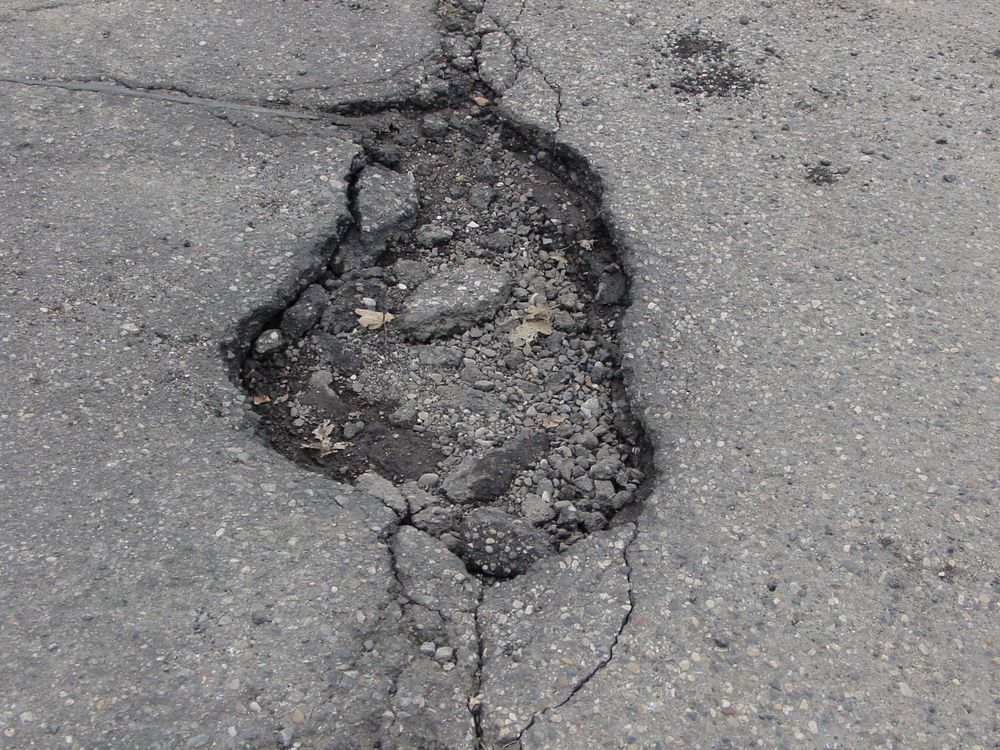
#> input picture img055.jpg, 1000 x 750 px
$ python watershed_opencv.py
#> lines starting #> are read from the running program, lines starting #| are printed output that depends on the picture; after the words box and inside, x2 and y2 are one past the last pixel; in counts of white or black regions, pixels touching at a corner belong together
import numpy as np
import cv2 as cv
from matplotlib import pyplot as plt
img = cv.imread('img055.jpg')
#> img is the input picture: shape (750, 1000, 3); mean B, G, R 130.6, 130.4, 131.9
gray = cv.cvtColor(img,cv.COLOR_BGR2GRAY)
ret, thresh = cv.threshold(gray,0,255,cv.THRESH_BINARY_INV+cv.THRESH_OTSU)
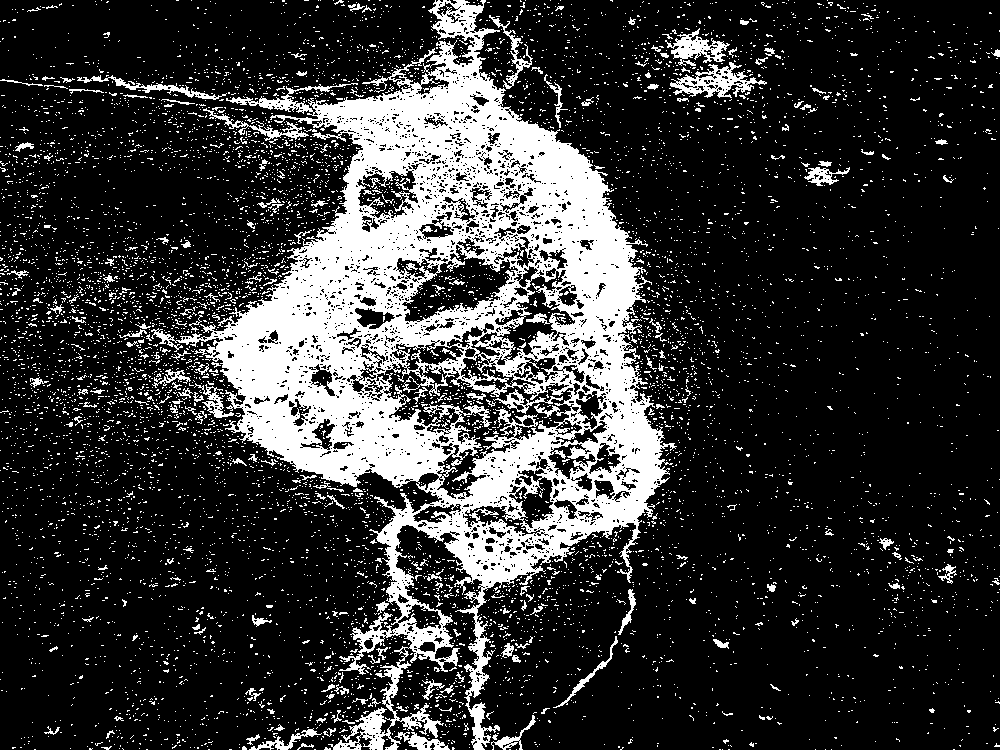
#> thresh: shape (750, 1000); 20.5% white; 7910 white regions (7698 under 20 px), largest, box (x1, y1, x2, y2) and area: (151, 0, 677, 750) 118253, (670, 62, 767, 98) 1351, (665, 28, 730, 66) 980
#> ret = 110
# noise removal
kernel = np.ones((3,3),np.uint8)
opening = cv.morphologyEx(thresh,cv.MORPH_OPEN,kernel, iterations = 2)
#> opening: shape (750, 1000); 10.9% white; 174 white regions, largest, box (x1, y1, x2, y2) and area: (216, 55, 664, 555) 60663, (438, 515, 544, 586) 2912, (462, 428, 554, 508) 2815
# sure background area
sure_bg = cv.dilate(opening,kernel,iterations=3)
#> sure_bg: shape (750, 1000); 17% white; 55 white regions, largest, box (x1, y1, x2, y2) and area: (213, 28, 667, 663) 106567, (426, 425, 557, 518) 5208, (468, 621, 491, 698) 1203
# Finding sure foreground area
dist_transform = cv.distanceTransform(opening,cv.DIST_L2,5)
ret, sure_fg = cv.threshold(dist_transform,0.7*dist_transform.max(),255,0)
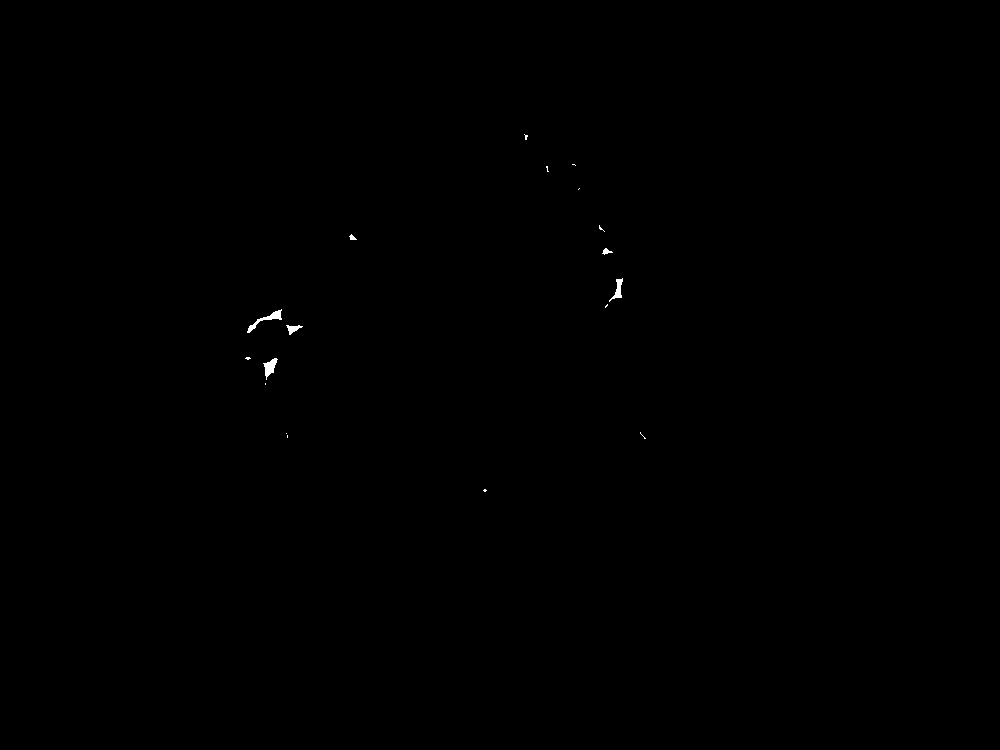
#> sure_fg: shape (750, 1000) float32; 0.09% white; 18 white regions (12 under 20 px), largest, box (x1, y1, x2, y2) and area: (247, 309, 282, 333) 186, (263, 358, 278, 380) 154, (609, 278, 623, 302) 122, (286, 325, 303, 335) 81, (602, 248, 613, 255) 38, (349, 234, 357, 240) 27
#> ret = 11.61
# Finding unknown region
sure_fg = np.uint8(sure_fg)
unknown = cv.subtract(sure_bg,sure_fg)
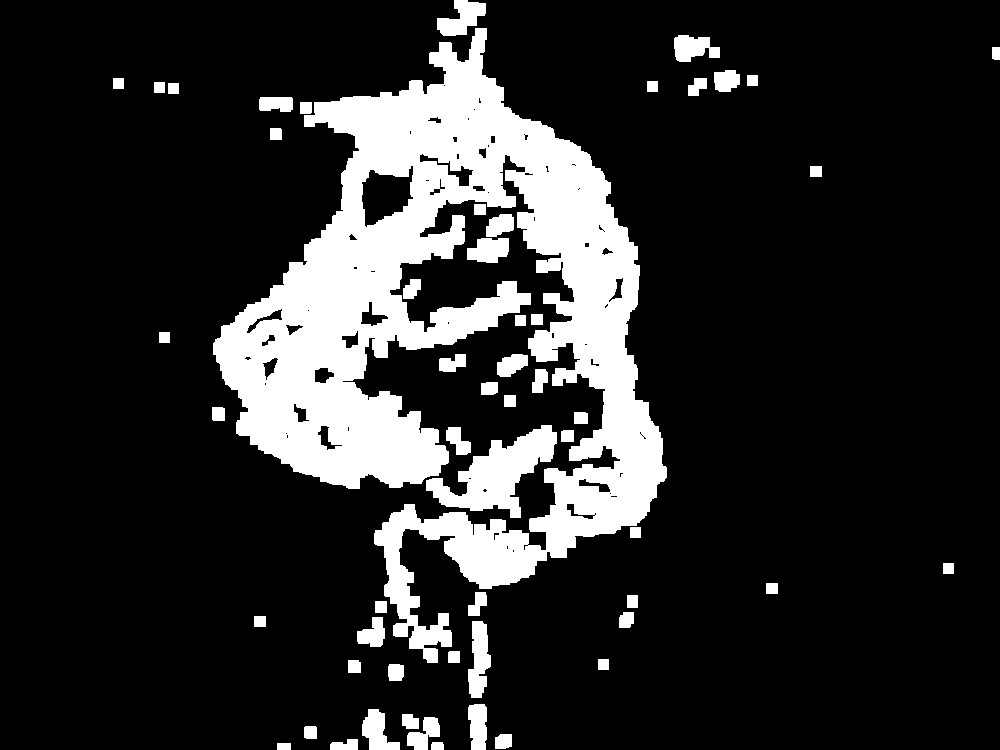
#> unknown: shape (750, 1000); 16.9% white; 55 white regions, largest, box (x1, y1, x2, y2) and area: (213, 28, 667, 663) 105887, (426, 425, 557, 518) 5200, (468, 621, 491, 698) 1203
# Marker labelling
ret, markers = cv.connectedComponents(sure_fg)
#> markers: shape (750, 1000) int32; 19 distinct labels, from 0 to 18
#> ret = 19
# Add one to all labels so that sure background is not 0, but 1
markers = markers+1
#> markers: shape (750, 1000) int32; 19 distinct labels, from 1 to 19
# Now, mark the region of unknown with zero
markers[unknown==255] = 0
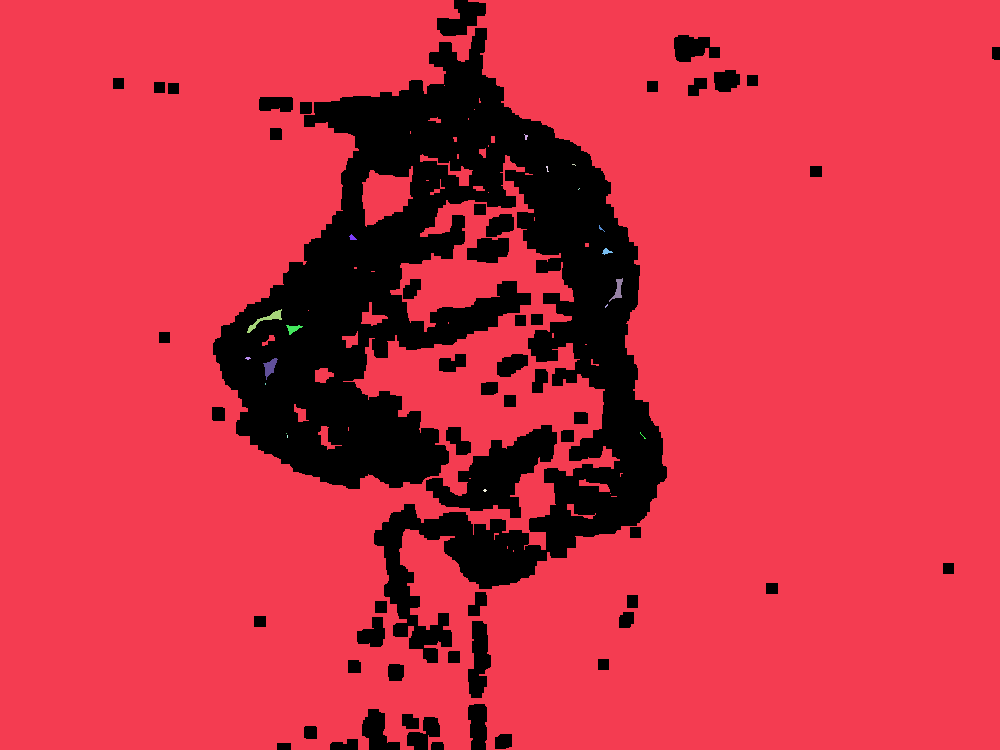
#> markers: shape (750, 1000) int32; 20 distinct labels, from 0 to 19; one colour per label, 0 black
markers = cv.watershed(img,markers)
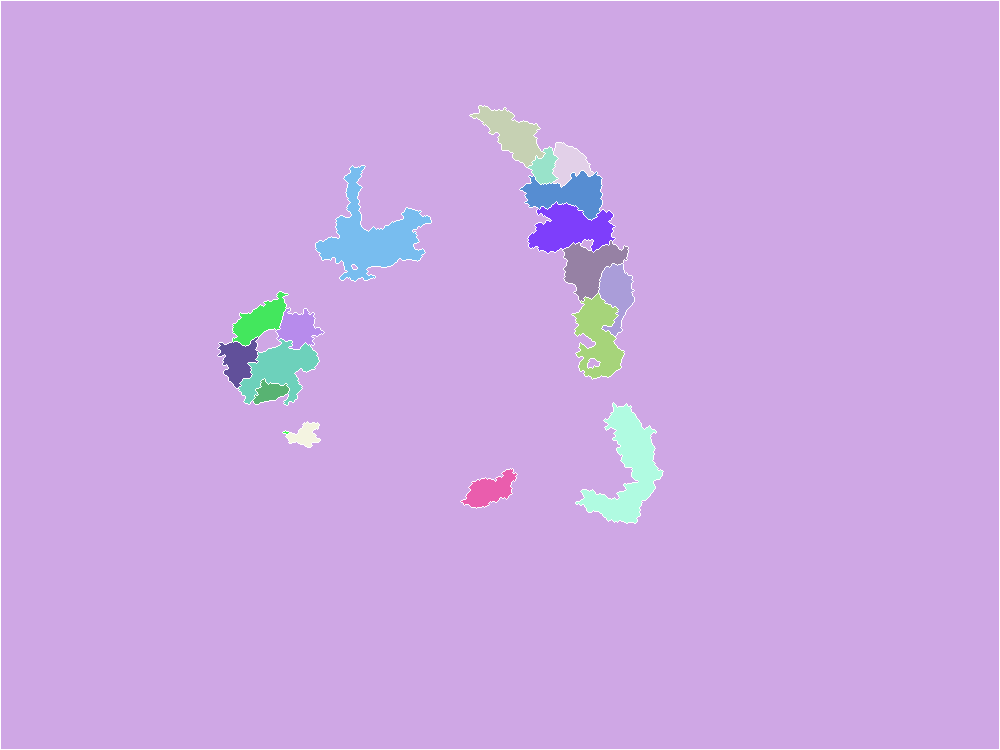
#> markers: shape (750, 1000) int32; 20 distinct labels, from -1 to 19; one colour per label, 0 black, -1 white
img[markers == -1] = [255,0,0]
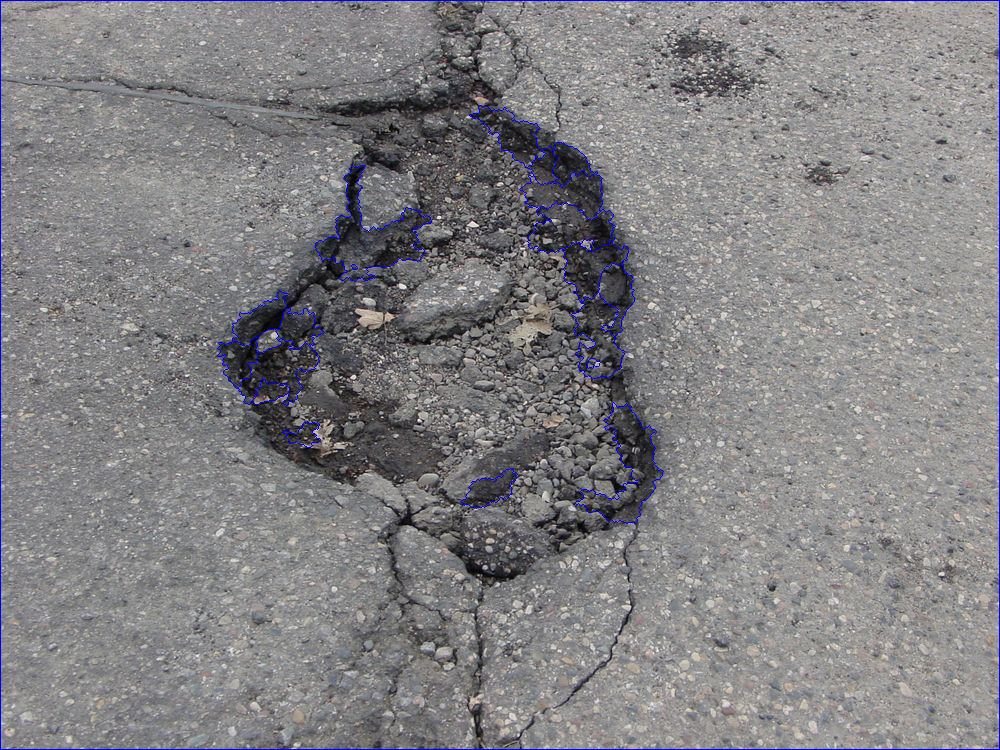
#> img: shape (750, 1000, 3); 0.91% of pixels changed, all inside (x1, y1, x2, y2) = (0, 0, 1000, 750)

cv.imshow('hell',img)
cv.waitKey(0)

$ run again, with img012.jpg copied over img055.jpg
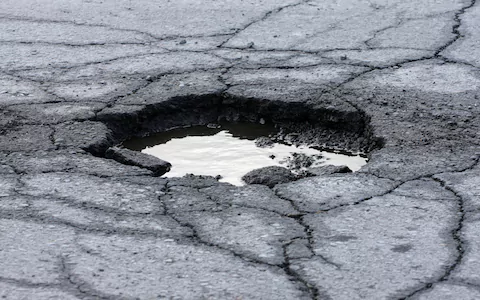
#> input picture img012.jpg, 480 x 300 px
#> img is the input picture: shape (300, 480, 3); mean B, G, R 148.9, 139.4, 134.9
#> `ret, thresh = cv.threshold(gray,0,255,cv.THRESH_BINARY_INV+cv.THRESH_O..`:
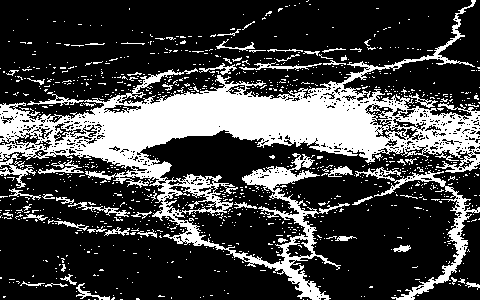
#> thresh: shape (300, 480); 26.2% white; 1063 white regions (1005 under 20 px), largest, box (x1, y1, x2, y2) and area: (0, 0, 480, 300) 29223, (355, 167, 480, 300) 1870, (0, 153, 36, 188) 336
#> `ret, thresh = cv.threshold(gray,0,255,cv.THRESH_BINARY_INV+cv.THRESH_O..`: ret = 116
#> opening: shape (300, 480); 11.8% white; 54 white regions, largest, box (x1, y1, x2, y2) and area: (83, 88, 388, 167) 12442, (274, 258, 320, 300) 562, (252, 172, 296, 189) 462
#> sure_bg: shape (300, 480); 19% white; 30 white regions, largest, box (x1, y1, x2, y2) and area: (71, 85, 391, 195) 16614, (415, 110, 480, 156) 1918, (421, 196, 468, 293) 1498
#> `ret, sure_fg = cv.threshold(dist_transform,0.7*dist_transform.max(),25..`: ret = 15.25
#> unknown: shape (300, 480); 17.7% white; 30 white regions, largest, box (x1, y1, x2, y2) and area: (71, 85, 391, 195) 14684, (415, 110, 480, 156) 1918, (421, 196, 468, 293) 1498
#> `ret, markers = cv.connectedComponents(sure_fg)`: ret = 2
#> `img[markers == -1] = [255,0,0]`:
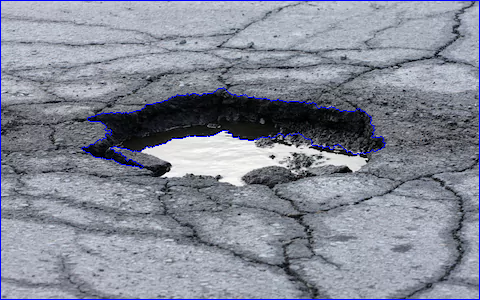
#> img: shape (300, 480, 3); 1.63% of pixels changed, all inside (x1, y1, x2, y2) = (0, 0, 480, 300)

$ run again, with img013.jpg copied over img055.jpg
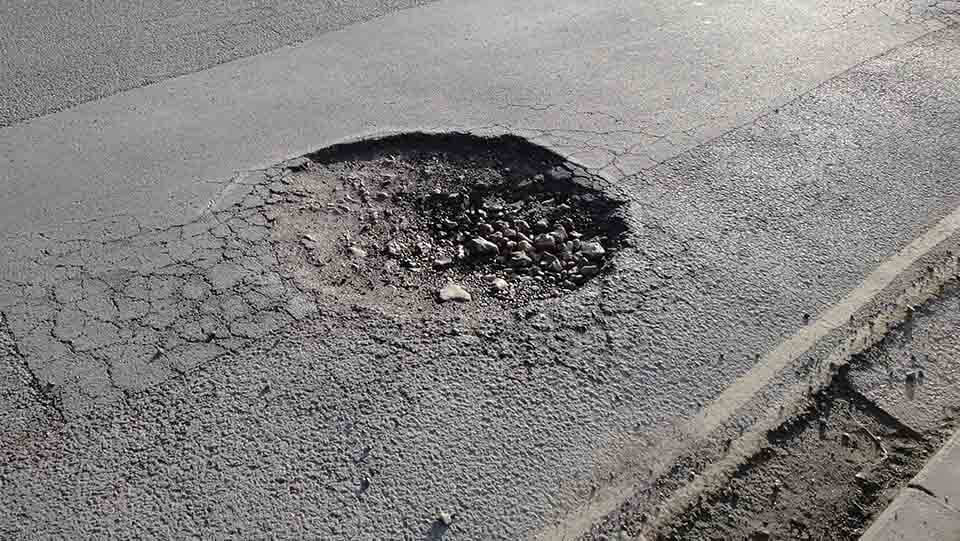
#> input picture img013.jpg, 960 x 541 px
#> img is the input picture: shape (541, 960, 3); mean B, G, R 128.4, 129.5, 131.3
#> `ret, thresh = cv.threshold(gray,0,255,cv.THRESH_BINARY_INV+cv.THRESH_O..`:
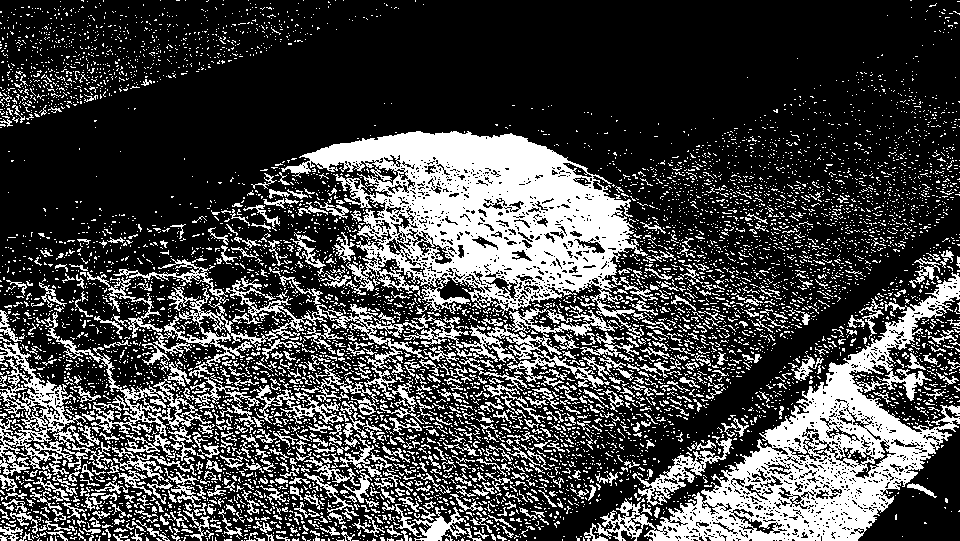
#> thresh: shape (541, 960); 27.4% white; 7436 white regions (6788 under 20 px), largest, box (x1, y1, x2, y2) and area: (281, 131, 648, 339) 33393, (594, 272, 960, 541) 25134, (113, 258, 328, 367) 3829
#> `ret, thresh = cv.threshold(gray,0,255,cv.THRESH_BINARY_INV+cv.THRESH_O..`: ret = 110
#> opening: shape (541, 960); 7.2% white; 124 white regions (3 under 20 px), largest, box (x1, y1, x2, y2) and area: (307, 131, 629, 290) 19826, (766, 352, 928, 447) 4059, (782, 473, 887, 541) 2887
#> sure_bg: shape (541, 960); 12.2% white; 43 white regions, largest, box (x1, y1, x2, y2) and area: (288, 128, 632, 300) 31087, (650, 349, 960, 541) 21695, (873, 274, 960, 355) 2167
#> `ret, sure_fg = cv.threshold(dist_transform,0.7*dist_transform.max(),25..`: ret = 13
#> unknown: shape (541, 960); 12.1% white; 43 white regions, largest, box (x1, y1, x2, y2) and area: (288, 128, 632, 300) 30423, (650, 349, 960, 541) 21695, (873, 274, 960, 355) 2167
#> `ret, markers = cv.connectedComponents(sure_fg)`: ret = 3
#> `img[markers == -1] = [255,0,0]`:
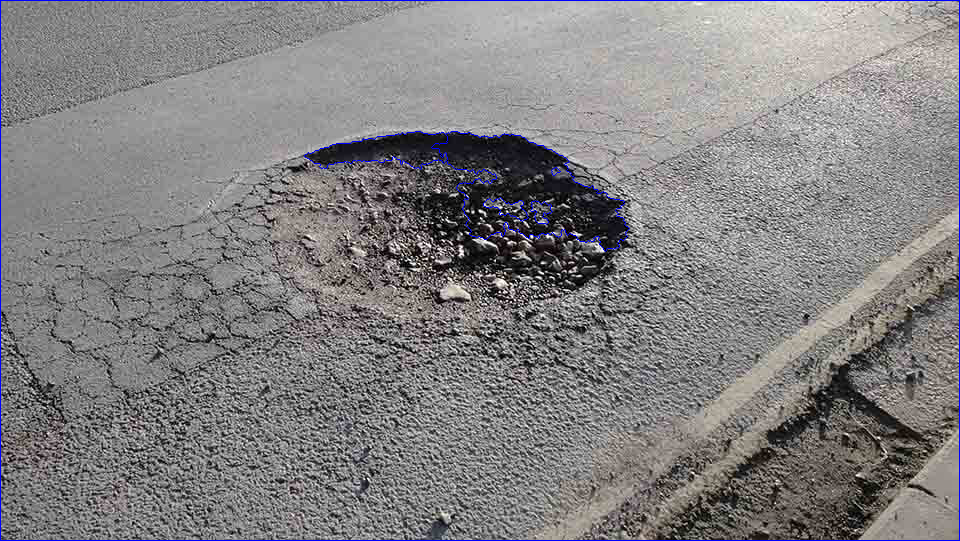
#> img: shape (541, 960, 3); 0.81% of pixels changed, all inside (x1, y1, x2, y2) = (0, 0, 960, 541)

$ run again, with img023.jpg copied over img055.jpg
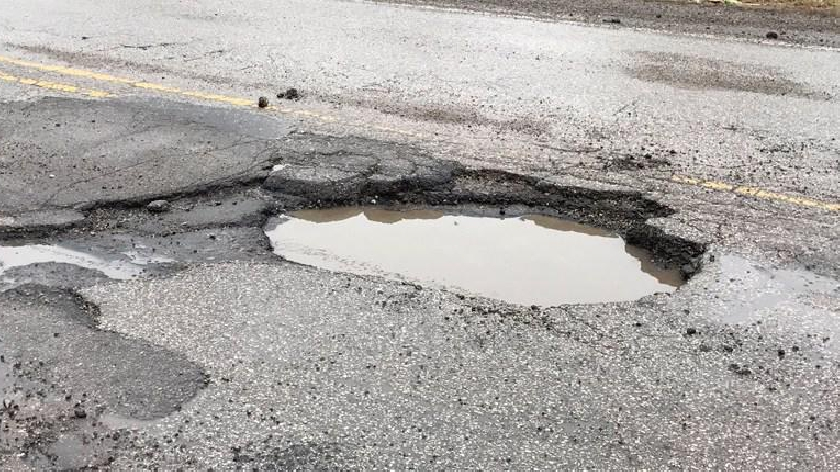
#> input picture img023.jpg, 840 x 472 px
#> img is the input picture: shape (472, 840, 3); mean B, G, R 162.8, 165.5, 168.8
#> `ret, thresh = cv.threshold(gray,0,255,cv.THRESH_BINARY_INV+cv.THRESH_O..`:
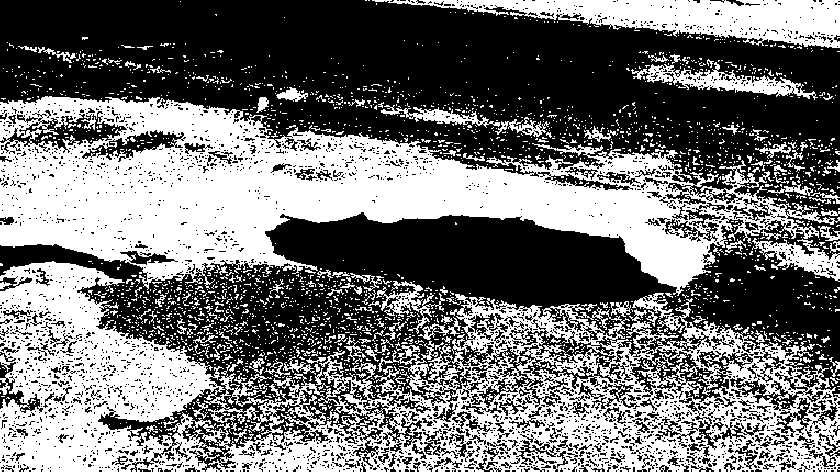
#> thresh: shape (472, 840); 45.4% white; 2514 white regions (2357 under 20 px), largest, box (x1, y1, x2, y2) and area: (0, 261, 840, 472) 75723, (0, 96, 840, 296) 71466, (372, 0, 840, 48) 10599
#> `ret, thresh = cv.threshold(gray,0,255,cv.THRESH_BINARY_INV+cv.THRESH_O..`: ret = 162
#> opening: shape (472, 840); 23.7% white; 240 white regions (16 under 20 px), largest, box (x1, y1, x2, y2) and area: (0, 124, 710, 287) 49533, (0, 262, 209, 421) 9143, (469, 0, 840, 41) 8381
#> sure_bg: shape (472, 840); 35.1% white; 86 white regions, largest, box (x1, y1, x2, y2) and area: (0, 94, 713, 290) 70060, (0, 259, 212, 472) 28448, (432, 0, 840, 51) 11253
#> `ret, sure_fg = cv.threshold(dist_transform,0.7*dist_transform.max(),25..`: ret = 17.06
#> unknown: shape (472, 840); 34.9% white; 86 white regions, largest, box (x1, y1, x2, y2) and area: (0, 94, 713, 290) 69100, (0, 259, 212, 472) 28448, (432, 0, 840, 51) 11253
#> `ret, markers = cv.connectedComponents(sure_fg)`: ret = 13
#> `img[markers == -1] = [255,0,0]`:
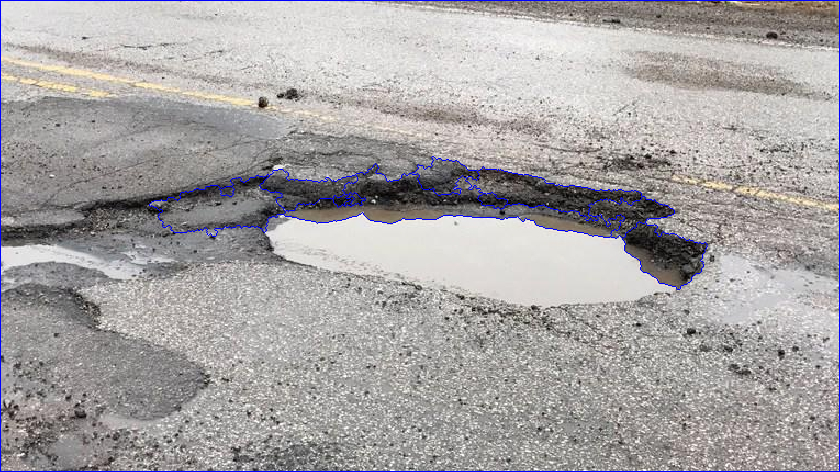
#> img: shape (472, 840, 3); 1.2% of pixels changed, all inside (x1, y1, x2, y2) = (0, 0, 840, 472)
